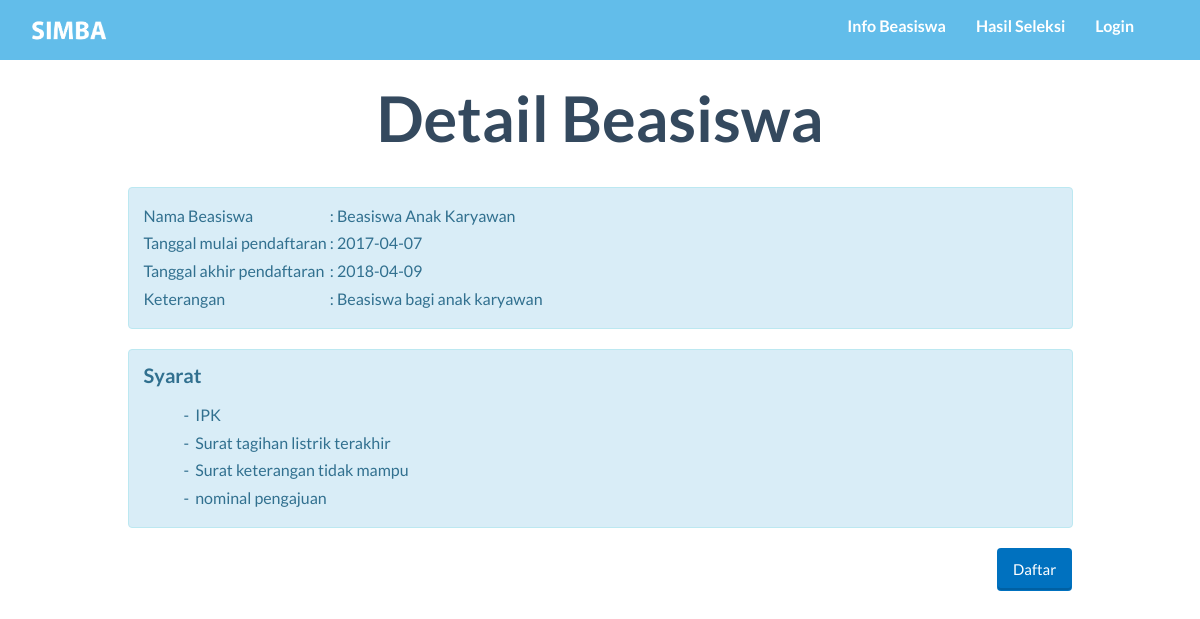
The app's page /detail_beasiswa.php?id=A01 with its own data.
### tables this page shows
CREATE TABLE `beasiswa` (
  `kd_bsw` char(3) NOT NULL,
  `nama_bsw` varchar(99) NOT NULL,
  `semt` char(6) NOT NULL,
  `thn_ajar` char(9) NOT NULL,
  `tgl_buka` date NOT NULL,
  `tgl_tutup` date NOT NULL,
  `kuota` int(11) NOT NULL,
  `isTampil` tinyint(1) NOT NULL,
  `Keterangan` mediumtext NOT NULL
);

CREATE TABLE `ref_syarat` (
  `kd_syarat` char(3) NOT NULL,
  `nama_syarat` varchar(99) NOT NULL,
  `tipe_syarat` char(2) NOT NULL
);

### detail_beasiswa.php (the view, shortened to what this page needs)
<?php
Include("function/koneksi.php");
?>
<!DOCTYPE HTML>
<html>
<head>
  <link href="css/bootstrap.min.css" rel="stylesheet">
  <link rel="stylesheet" href="https://maxcdn.bootstrapcdn.com/bootstrap/3.3.7/css/bootstrap.min.css">
  <link href="font-awesome/css/font-awesome.min.css" rel="stylesheet">
  <link href="css/general.css" rel="stylesheet">
  <link href="css/custom.css" rel="stylesheet">
  <link href="css/owl.carousel.css" rel="stylesheet">
  <link href="css/owl.theme.css" rel="stylesheet">
  <link href="css/style.css" rel="stylesheet">
  <link href="css/animate.css" rel="stylesheet">
  <link rel="stylesheet" href="css/magnific-popup.css">
</head>
<body>
  <nav class="navbar-default" role="navigation" style="position: fixed; top: 0px;">
    <div class="container">
      <a class="" href="index.php">
        <img src="img/logo2.png" height="45px" style="margin-top:8px; margin-left:0" id="logo"/>
      </a>
      <div class="collapse navbar-collapse navbar-right navbar-ex1-collapse stuckMenu">
        <ul class="nav navbar-nav">
          <li class="menuItem"><a href="index.php#infoBeasiswa">Info Beasiswa </a></li>
          <li class="menuItem"><a href="index.php#hasilSeleksi">Hasil Seleksi </a></li>
          <?php
          if(isset($_SESSION['login_user'])){
            $username= $_SESSION['login_user'];
            echo'
            <li class="menuItem dropdown">
            <a class="dropdown-toggle" data-toggle="dropdown" href="#">'.$username.'<span class="caret"></span></a>
            <ul class="dropdown-menu">
            <li><a href="function/logout.php">Logout</a></li>
            </ul>
            </li>';
          } else {
            echo'<li class="menuItem"><a href="form_login.php">Login</a></li>';
          }
          ?>
        </ul>
      </div>
    </div>
  </nav>
  <div class="container">
    <div class="row">
      <br>
      <a href="index.php#infoBeasiswa">Back to Home</a>
        <h2 class="text-center"> Detail Beasiswa</h2>
    <?php
    $kode_bsw= $_GET['id'];
    $getBswSql="SELECT kd_bsw,nama_bsw,tgl_buka,tgl_tutup,Keterangan,kuota from beasiswa where kd_bsw='$kode_bsw'";
    $getBeasiswa=mysqli_query($koneksi,$getBswSql);
    $rowBsw=mysqli_fetch_array($getBeasiswa);
    ?>
    <br>
    <div class="col-md-1 col-lg-1"></div>
    <div class="col-md-10">
      <div class="alert alert-info" id="ringkasanBsw">
        <table>
          <tr>
            <td> Nama Beasiswa</td>
            <td>&nbsp:&nbsp</td>
            <td><?php echo $rowBsw['nama_bsw'];?></td>
          </tr>
          <tr>
            <td> Tanggal mulai pendaftaran </td>
            <td>&nbsp:&nbsp</td>
            <td><?php echo $rowBsw['tgl_buka'];?></td>
          </tr>
          <tr>
            <td> Tanggal akhir pendaftaran </td>
            <td> &nbsp:&nbsp</td>
            <td> <?php echo $rowBsw['tgl_tutup'];?></td>
          </tr>
          <tr>
            <td> Keterangan</td>
            <td> &nbsp:&nbsp</td>
            <td><?php echo $rowBsw['Keterangan'];?></td>
          </tr>
        </table>
      </div>
      <?php
      $getSyrSql="SELECT nama_syarat FROM ref_syarat rs NATURAL JOIN syarat_bsw sb NATURAL JOIN beasiswa b WHERE b.kd_bsw='$kode_bsw'";
      $getSyrBeasiswa=mysqli_query($koneksi,$getSyrSql);
      ?>
      <div class="alert alert-info" id="syaratBsw">
        <h4> Syarat</h4>
        <ul style="list-style-type:disc">
        <?php
        while ($rowSyrBsw=mysqli_fetch_array($getSyrBeasiswa)){
          echo"<li> - &nbsp";
          echo $rowSyrBsw['nama_syarat'];
          echo "</li>";
        }
         ?>
       </ul>
      </div>
    <?php
    if ($rowBsw['tgl_tutup'] > date("Y-m-d")){
      if(isset($_SESSION['login_user'])){
        $availableMsg='<a href="form_daftar_beasiswa.php?kd_bsw='.$rowBsw['kd_bsw'].'" class="btn wow tada btn-embossed btn-primary pull-right animated animated">Daftar</a>';
      } else{
        $availableMsg='<a href="form_login.php" class="btn wow tada btn-embossed btn-primary pull-right animated animated">Daftar</a>';
      }} else{
        $availableMsg='<div class="alert alert-danger" style="opacity:0.7;">Pendaftaran telah ditutup</div>';
      }
      echo $availableMsg;
      ?>
  </div>
</div>
</div>
  </html>

### css/general.css (style rules this page uses)
#logo { float: left; position: absolute;; }
body, html { height: 100%; width: 100%; overflow-x:hidden; }
.btn-primary { border-color: rgba(52, 73, 94, 0); }
.navbar-default { position: relative; min-height: 60px; width: 100%; z-index: 999; }
.navbar-default .navbar-nav>li>a { color: #ffffff; }

### css/custom.css (style rules this page uses)
li a, .dropbtn { display: inline-block; color: white; text-align: center; padding: 14px 16px; text-decoration: none; }

### records on screen
beasiswa: nama_bsw "Beasiswa Anak Karyawan", tgl_buka "2017-04-07", tgl_tutup "2018-04-09", Keterangan "Beasiswa bagi anak karyawan"
ref_syarat: nama_syarat "IPK"
ref_syarat: nama_syarat "Surat tagihan listrik terakhir"
ref_syarat: nama_syarat "Surat keterangan tidak mampu"
ref_syarat: nama_syarat "nominal pengajuan"
